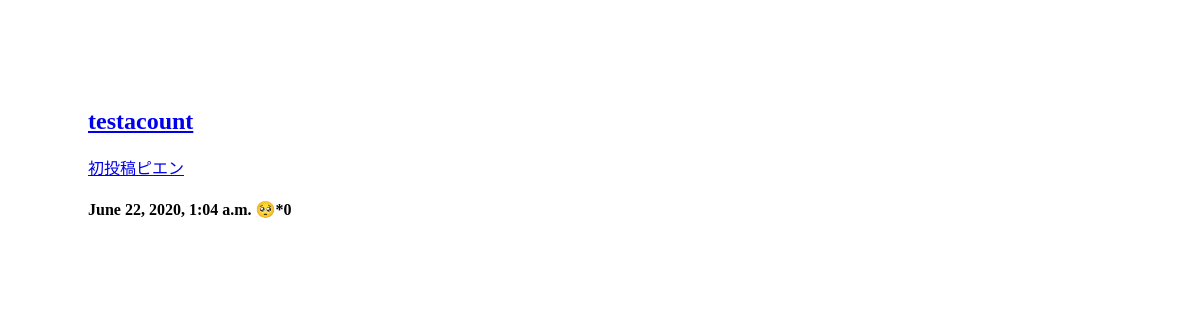
Before: /pienter/ with the older database file.
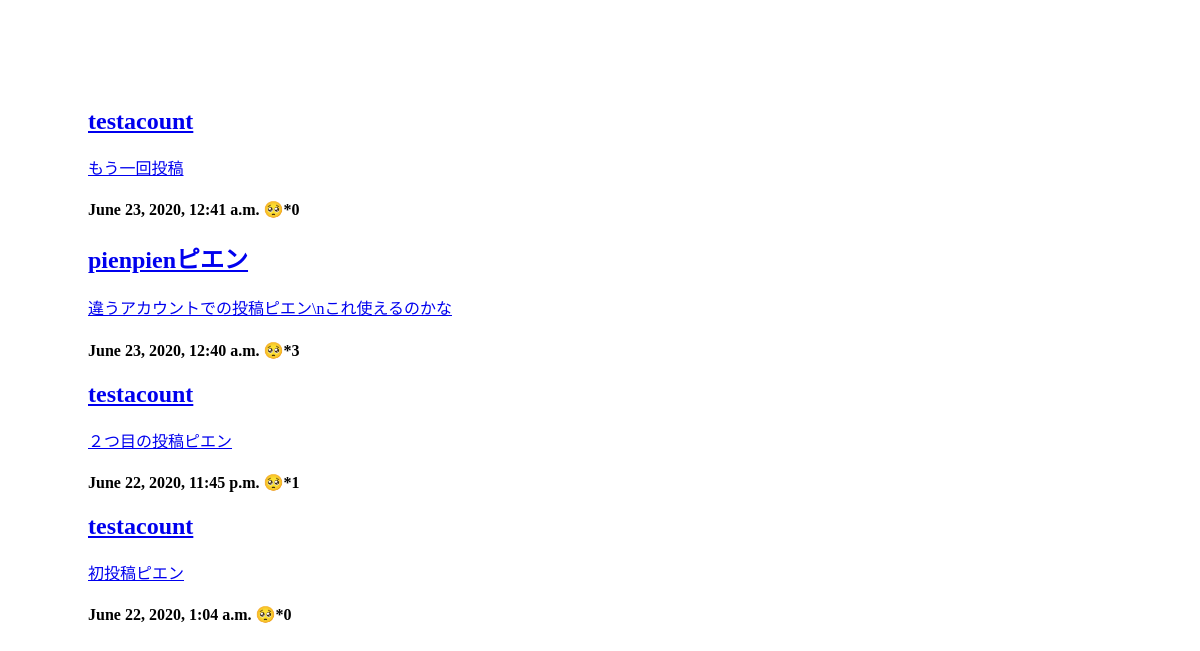
After: the same page with the newer database file.
### pienter/models.py (models this page shows)
class Article(models.Model):
    article_id = models.IntegerField(default=0)
    acount = models.ForeignKey(Acount, on_delete=models.PROTECT,)
    content = models.CharField(max_length=200)
    date = models.DateTimeField(auto_now_add=True)
    pien = models.IntegerField(default=0)

class Acount(models.Model):
    user_id = models.IntegerField(default=0)
    name = models.CharField(max_length=50)

### pienter/views.py (the view)
# urls.py: path("", views.index, name="index"),
def index(request):
    article_list = Article.objects.all()
    context = {
        "article_list": article_list,
    }
    return render(request, "pienter/index.html", context)

### pienter/templates/pienter/index.html
{% extends './base.html' %}
{% block content %}
    {% if article_list %}
        {% for article in article_list reversed %}
                    <h2><a href="/pienter/acount/{{ article.acount.user_id }}/">{{ article.acount.name}}</a></h2>
          <p><a href="/pienter/{{ article.id }}/">{{ article.content }}</a></p>
          <h4>{{ article.date }}  🥺*{{ article.pien }}</h4>
        {% endfor %}
    {% else %}
      <p>no pien</p>
    {% endif %}
{% endblock %}

### pienter/templates/pienter/base.html (shortened to what this page needs)
<!DOCTYPE html>
<html>
    <head>
    </head>
    <body>
        {% block content %}
        {% endblock %}
    </body>
</html>

### pienter/templates/pienter/base.html (style rules this page uses)
body { padding: 80px; }

Changed rows visible on the page:
added Article: acount.name "testacount", content "もう一回投稿", date "June 23, 2020, 12:41 a.m.", pien "0"
added Article: acount.name "pienpienピエン", content "違うアカウントでの投稿ピエン\\nこれ使えるのかな", date "June 23, 2020, 12:40 a.m.", pien "3"
added Article: acount.name "testacount", content "２つ目の投稿ピエン", date "June 22, 2020, 11:45 p.m.", pien "1"
